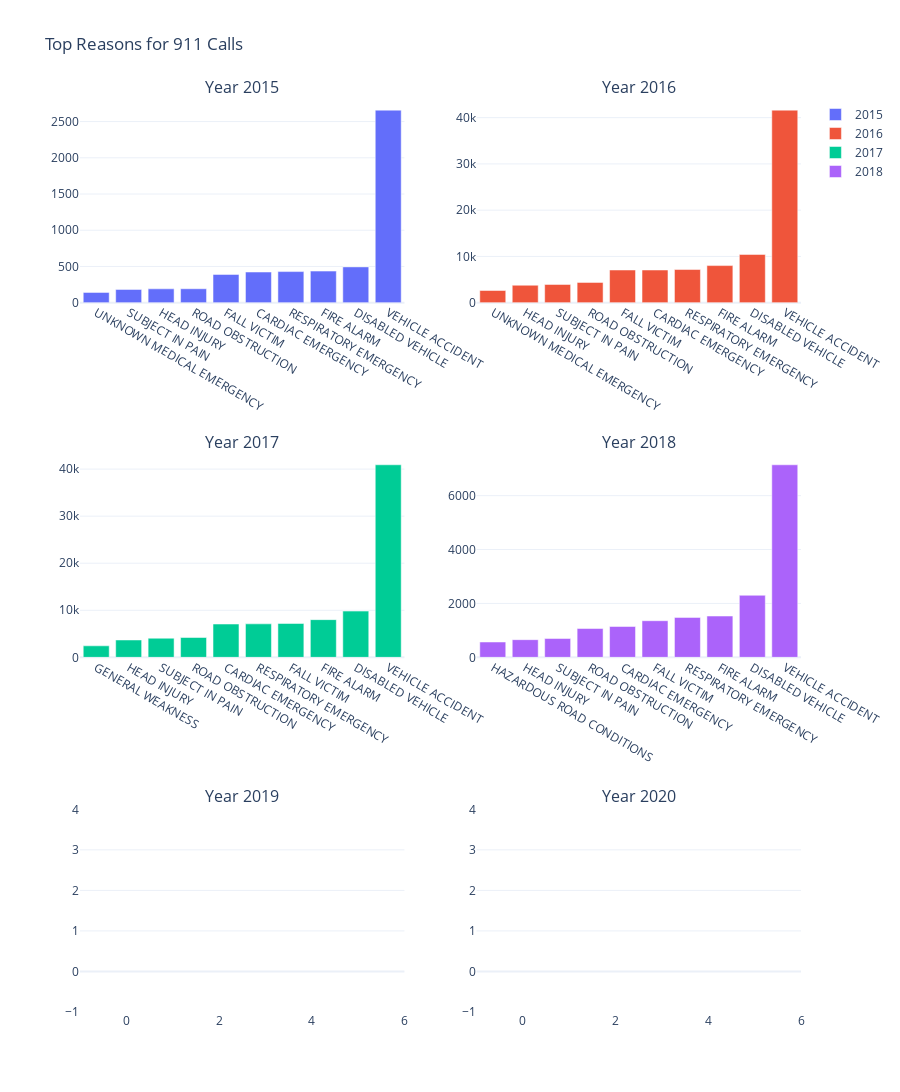

This figure's notebook cell:
### Code cell
fig = make_subplots(rows=3, cols=2,
                   subplot_titles=("Year 2015","Year 2016", "Year 2017", "Year 2018", "Year 2019", "Year 2020"))

fig.add_trace(go.Bar(x = top_title_15.index, y=top_title_15['count'], name='2015'), row=1, col=1)

fig.add_trace(go.Bar(x = top_title_16.index, y=top_title_16['count'], name='2016'), row=1, col=2)

fig.add_trace(go.Bar(x = top_title_17.index, y=top_title_17['count'], name='2017'), row=2, col=1)

fig.add_trace(go.Bar(x = top_title_18.index, y=top_title_18['count'], name='2018'), row=2, col=2)

fig.add_trace(go.Bar(x = top_title_19.index, y=top_title_19['count'], name='2019'), row=3, col=1)

fig.add_trace(go.Bar(x = top_title_20.index, y=top_title_20['count'], name='2020'), row=3, col=2)

fig.update_layout(title_text='Top Reasons for 911 Calls', height=1500, template='plotly_white')

fig.show()

### Figure 1 — Plotly figure (JSON) as saved in the notebook; plotly's stock layout.template omitted (floating-point values rounded to 4 significant figures)
{"data": [{"name": "2015", "x": ["UNKNOWN MEDICAL EMERGENCY", "SUBJECT IN PAIN", "HEAD INJURY", "ROAD OBSTRUCTION", "FALL VICTIM", "CARDIAC EMERGENCY", "RESPIRATORY EMERGENCY", "FIRE ALARM", "DISABLED VEHICLE", "VEHICLE ACCIDENT"], "y": [142, 183, 191, 192, 390, 423, 429, 436, 494, 2658], "type": "bar", "xaxis": "x", "yaxis": "y"}, {"name": "2016", "x": ["UNKNOWN MEDICAL EMERGENCY", "HEAD INJURY", "SUBJECT IN PAIN", "ROAD OBSTRUCTION", "FALL VICTIM", "CARDIAC EMERGENCY", "RESPIRATORY EMERGENCY", "FIRE ALARM", "DISABLED VEHICLE", "VEHICLE ACCIDENT"], "y": [2630, 3769, 3940, 4382, 7060, 7060, 7165, 8016, 10427, 41626], "type": "bar", "xaxis": "x2", "yaxis": "y2"}, {"name": "2017", "x": ["GENERAL WEAKNESS", "HEAD INJURY", "SUBJECT IN PAIN", "ROAD OBSTRUCTION", "CARDIAC EMERGENCY", "RESPIRATORY EMERGENCY", "FALL VICTIM", "FIRE ALARM", "DISABLED VEHICLE", "VEHICLE ACCIDENT"], "y": [2445, 3689, 4063, 4213, 7076, 7117, 7197, 8010, 9825, 40915], "type": "bar", "xaxis": "x3", "yaxis": "y3"}, {"name": "2018", "x": ["HAZARDOUS ROAD CONDITIONS", "HEAD INJURY", "SUBJECT IN PAIN", "ROAD OBSTRUCTION", "CARDIAC EMERGENCY", "FALL VICTIM", "RESPIRATORY EMERGENCY", "FIRE ALARM", "DISABLED VEHICLE", "VEHICLE ACCIDENT"], "y": [569, 656, 697, 1069, 1145, 1359, 1482, 1532, 2303, 7145], "type": "bar", "xaxis": "x4", "yaxis": "y4"}, {"name": "2019", "x": [], "y": [], "type": "bar", "xaxis": "x5", "yaxis": "y5"}, {"name": "2020", "x": [], "y": [], "type": "bar", "xaxis": "x6", "yaxis": "y6"}], "layout": {"xaxis": {"anchor": "y", "domain": [0, 0.45]}, "yaxis": {"anchor": "x", "domain": [0.7778, 1]}, "xaxis2": {"anchor": "y2", "domain": [0.55, 1]}, "yaxis2": {"anchor": "x2", "domain": [0.7778, 1]}, "xaxis3": {"anchor": "y3", "domain": [0, 0.45]}, "yaxis3": {"anchor": "x3", "domain": [0.3889, 0.6111]}, "xaxis4": {"anchor": "y4", "domain": [0.55, 1]}, "yaxis4": {"anchor": "x4", "domain": [0.3889, 0.6111]}, "xaxis5": {"anchor": "y5", "domain": [0, 0.45]}, "yaxis5": {"anchor": "x5", "domain": [0, 0.2222]}, "xaxis6": {"anchor": "y6", "domain": [0.55, 1]}, "yaxis6": {"anchor": "x6", "domain": [0, 0.2222]}, "annotations": [{"font": {"size": 16}, "showarrow": false, "text": "Year 2015", "x": 0.225, "xanchor": "center", "xref": "paper", "y": 1, "yanchor": "bottom", "yref": "paper"}, {"font": {"size": 16}, "showarrow": false, "text": "Year 2016", "x": 0.775, "xanchor": "center", "xref": "paper", "y": 1, "yanchor": "bottom", "yref": "paper"}, {"font": {"size": 16}, "showarrow": false, "text": "Year 2017", "x": 0.225, "xanchor": "center", "xref": "paper", "y": 0.6111, "yanchor": "bottom", "yref": "paper"}, {"font": {"size": 16}, "showarrow": false, "text": "Year 2018", "x": 0.775, "xanchor": "center", "xref": "paper", "y": 0.6111, "yanchor": "bottom", "yref": "paper"}, {"font": {"size": 16}, "showarrow": false, "text": "Year 2019", "x": 0.225, "xanchor": "center", "xref": "paper", "y": 0.2222, "yanchor": "bottom", "yref": "paper"}, {"font": {"size": 16}, "showarrow": false, "text": "Year 2020", "x": 0.775, "xanchor": "center", "xref": "paper", "y": 0.2222, "yanchor": "bottom", "yref": "paper"}], "title": {"text": "Top Reasons for 911 Calls"}, "height": 1500}}
